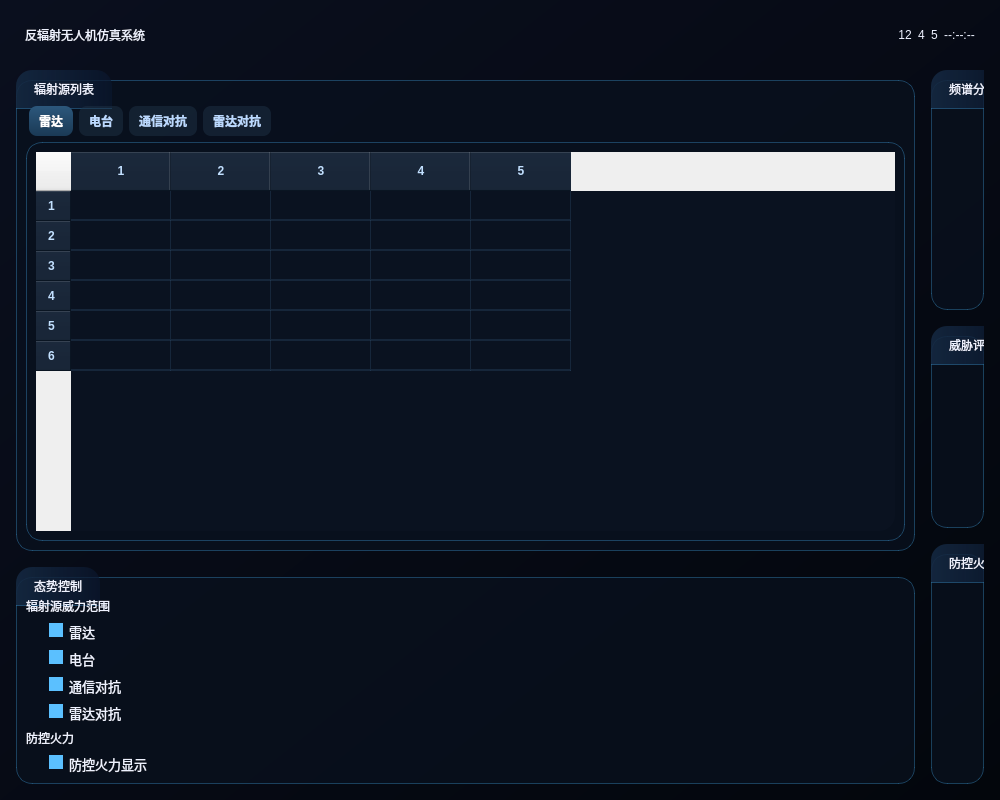
<?xml version="1.0" encoding="UTF-8"?>
<ui version="4.0">
 <class>SituationAnalysis</class>
 <widget class="QMainWindow" name="SituationAnalysis">
  <property name="geometry">
   <rect>
    <x>0</x>
    <y>0</y>
    <width>1000</width>
    <height>800</height>
   </rect>
  </property>
  <property name="windowTitle">
   <string>反辐射无人机仿真系统 - 态势分析</string>
  </property>
  <property name="styleSheet">
   <string notr="true">QMainWindow {
    background: qlineargradient(x1:0, y1:0, x2:1, y2:1, stop:0 #0a0f1e, stop:1 #03060c);
    color: #eef2ff;
    font-family: 'Inter', 'Microsoft YaHei', sans-serif;
}

/* 卡片样式 */
QGroupBox {
    background: rgba(8, 16, 30, 190);
    border: 1px solid rgba(72, 187, 255, 77);
    border-radius: 16px;
    margin-top: 10px;
    padding-top: 10px;
}

QGroupBox::title {
    subcontrol-origin: margin;
    subcontrol-position: top left;
    padding: 12px 16px;
    background: qlineargradient(x1:0, y1:0, x2:1, y2:0, stop:0 rgba(20, 40, 65, 230), stop:1 rgba(10, 22, 45, 180));
    color: #eef2ff;
    font-weight: 600;
    font-size: 1rem;
    border-bottom: 1px solid rgba(72, 187, 255, 77);
    border-top-left-radius: 16px;
    border-top-right-radius: 16px;
}

/* 表格样式 */
QTableWidget {
    background: rgba(12, 22, 40, 77);
    border: none;
    gridline-color: rgba(72, 120, 160, 51);
    selection-background-color: rgba(30, 70, 110, 102);
    font-size: 13px;
    border-bottom-left-radius: 16px;
    border-bottom-right-radius: 16px;
}

QTableWidget::item {
    padding: 10px 12px;
    border-bottom: 1px solid rgba(72, 120, 160, 51);
}

QTableWidget::item:selected {
    background-color: rgba(30, 70, 110, 153);
}

QTableWidget::item:hover {
    background-color: rgba(30, 70, 110, 102);
}

QHeaderView::section {
    background: rgba(12, 26, 45, 230);
    color: #c2e0ff;
    font-weight: 600;
    padding: 10px 12px;
    border-bottom: 1px solid rgba(72, 187, 255, 102);
    font-size: 12px;
}

/* 标签页样式 */
QTabWidget::pane {
    border: 1px solid rgba(72, 187, 255, 77);
    border-radius: 16px;
    background: rgba(8, 16, 30, 190);
}

QTabBar::tab {
    background: rgba(30, 50, 70, 128);
    color: #bbd9ff;
    padding: 8px 10px;
    margin: 6px 3px;
    border-radius: 8px;
    font-size: 12px;
    font-weight: 500;
}

QTabBar::tab:selected {
    background: qlineargradient(x1:0, y1:0, x2:0, y2:1, stop:0 #2c577c, stop:1 #1a3a55);
    color: #fff;
    box-shadow: 0 2px 8px rgba(91, 192, 255, 77);
}

QTabBar::tab:hover {
    background: rgba(50, 80, 110, 153);
}

QTabBar::QToolButton {
    background: rgba(30, 50, 70, 130);
    color: #bbd9ff;
}

/* 按钮样式 */
QPushButton {
    background: rgba(30, 50, 70, 128);
    color: #bbd9ff;
    border: none;
    border-radius: 8px;
    padding: 8px 16px;
    font-size: 11px;
}

QPushButton:hover {
    background: rgba(50, 80, 110, 153);
}

QPushButton:pressed {
    background: rgba(20, 40, 60, 204);
}

/* 复选框样式 - 开关样式 */
QCheckBox {
    color: #eef2ff;
    font-size: 13px;
    spacing: 6px;
}

QCheckBox::indicator {
    width: 40px;
    height: 20px;
    border-radius: 10px;
    background: rgba(30, 50, 70, 204);
}

QCheckBox::indicator:unchecked {
    background: rgba(30, 50, 70, 204);
}

QCheckBox::indicator:checked {
    background: rgba(91, 192, 255, 128);
}

QCheckBox::indicator:checked:hover {
    background: rgba(91, 192, 255, 153);
}

QCheckBox::indicator::after {
    content: "";
    position: absolute;
    width: 14px;
    height: 14px;
    left: 3px;
    bottom: 3px;
    background: #8E9CB9;
    border-radius: 50%;
    transition: 0.3s;
}

QCheckBox::indicator:checked::after {
    left: 23px;
    background: #5BC0FF;
}

/* 进度条样式 */
QProgressBar {
    border: none;
    background: rgba(0, 0, 0, 77);
    border-radius: 3px;
    text-align: center;
    color: #5BC0FF;
    font-weight: 500;
}

QProgressBar::chunk {
    background: qlineargradient(x1:0, y1:0, x2:1, y2:0, stop:0 #5BC0FF, stop:1 #2E8B57);
    border-radius: 3px;
}

/* 标签样式 */
QLabel {
    color: #eef2ff;
    font-size: 12px;
}

QLabel[objectName^="stat"] {
    font-size: 22px;
    font-weight: 700;
    color: #5BC0FF;
}

QLabel[objectName^="title"] {
    font-size: 24px;
    font-weight: 600;
    background: qlineargradient(x1:0, y1:0, x2:1, y2:0, stop:0 #FFFFFF, stop:1 #80CFFF);
    color: transparent;
    background-clip: text;
}

/* 滚动条样式 */
QScrollBar:vertical {
    width: 6px;
    background: rgba(0, 0, 0, 51);
    border-radius: 3px;
}

QScrollBar::handle:vertical {
    background: rgba(91, 192, 255, 77);
    border-radius: 3px;
    min-height: 30px;
}

QScrollBar::handle:vertical:hover {
    background: rgba(91, 192, 255, 128);
}

QScrollBar::add-line:vertical, QScrollBar::sub-line:vertical {
    height: 0px;
}

QScrollBar:horizontal {
    height: 6px;
    background: rgba(0, 0, 0, 51);
    border-radius: 3px;
}

QScrollBar::handle:horizontal {
    background: rgba(91, 192, 255, 77);
    border-radius: 3px;
    min-width: 30px;
}

QScrollBar::handle:horizontal:hover {
    background: rgba(91, 192, 255, 128);
}

/* 分组标题样式 */
QWidget[objectName="headerWidget"] {
    background: rgba(12, 20, 35, 204);
    border: 1px solid rgba(72, 187, 255, 77);
    border-radius: 16px;
}</string>
  </property>
  <widget class="QWidget" name="centralwidget">
   <layout class="QGridLayout" name="gridLayout">
    <property name="spacing">
     <number>16</number>
    </property>
    <property name="leftMargin">
     <number>16</number>
    </property>
    <property name="topMargin">
     <number>16</number>
    </property>
    <property name="rightMargin">
     <number>16</number>
    </property>
    <property name="bottomMargin">
     <number>16</number>
    </property>
    <!-- 头部区域 -->
    <item row="0" column="0" colspan="2">
     <widget class="QWidget" name="headerWidget" native="true">
      <layout class="QHBoxLayout" name="horizontalLayout">
       <item>
        <widget class="QLabel" name="titleLabel">
         <property name="text">
          <string>反辐射无人机仿真系统</string>
         </property>
         <property name="objectName">
          <string>titleLabel</string>
         </property>
        </widget>
       </item>
       <item>
        <spacer name="horizontalSpacer">
         <property name="orientation">
          <enum>Qt::Horizontal</enum>
         </property>
         <property name="sizeHint" stdset="0">
          <size>
           <width>40</width>
           <height>20</height>
          </size>
         </property>
        </spacer>
       </item>
       <item>
        <widget class="QLabel" name="totalTargetsLabel">
         <property name="text">
          <string>12</string>
         </property>
         <property name="alignment">
          <set>Qt::AlignCenter</set>
         </property>
         <property name="objectName">
          <string>statLabel</string>
         </property>
        </widget>
       </item>
       <item>
        <widget class="QLabel" name="highThreatLabel">
         <property name="text">
          <string>4</string>
         </property>
         <property name="alignment">
          <set>Qt::AlignCenter</set>
         </property>
         <property name="objectName">
          <string>statLabel</string>
         </property>
        </widget>
       </item>
       <item>
        <widget class="QLabel" name="firepowerCountLabel">
         <property name="text">
          <string>5</string>
         </property>
         <property name="alignment">
          <set>Qt::AlignCenter</set>
         </property>
         <property name="objectName">
          <string>statLabel</string>
         </property>
        </widget>
       </item>
       <item>
        <widget class="QLabel" name="currentTimeLabel">
         <property name="text">
          <string>--:--:--</string>
         </property>
         <property name="alignment">
          <set>Qt::AlignCenter</set>
         </property>
         <property name="objectName">
          <string>statLabel</string>
         </property>
        </widget>
       </item>
      </layout>
     </widget>
    </item>
    <!-- 左侧区域 -->
    <item row="1" column="0">
     <layout class="QVBoxLayout" name="leftLayout">
      <property name="spacing">
       <number>16</number>
      </property>
      <!-- 辐射源列表 -->
      <item>
       <widget class="QGroupBox" name="radarSourceGroup">
        <property name="title">
         <string>辐射源列表</string>
        </property>
        <layout class="QVBoxLayout" name="verticalLayout_2">
         <item>
          <widget class="QTabWidget" name="radarSourceTabs">
           <property name="tabPosition">
            <enum>QTabWidget::North</enum>
           </property>
           <property name="tabShape">
            <enum>QTabWidget::Rounded</enum>
           </property>
           <widget class="QWidget" name="radarTab">
            <attribute name="title">
             <string>雷达</string>
            </attribute>
            <layout class="QVBoxLayout" name="verticalLayout_3">
             <item>
              <widget class="QTableWidget" name="radarSourceTable">
               <property name="rowCount">
                <number>6</number>
               </property>
               <property name="columnCount">
                <number>5</number>
               </property>
              </widget>
             </item>
            </layout>
           </widget>
           <widget class="QWidget" name="commTab">
            <attribute name="title">
             <string>电台</string>
            </attribute>
            <layout class="QVBoxLayout" name="verticalLayout_4">
             <item>
              <widget class="QTableWidget" name="commSourceTable">
               <property name="rowCount">
                <number>3</number>
               </property>
               <property name="columnCount">
                <number>5</number>
               </property>
              </widget>
             </item>
            </layout>
           </widget>
           <widget class="QWidget" name="commJammerTab">
            <attribute name="title">
             <string>通信对抗</string>
            </attribute>
            <layout class="QVBoxLayout" name="verticalLayout_5">
             <item>
              <widget class="QTableWidget" name="commJammerTable">
               <property name="rowCount">
                <number>2</number>
               </property>
               <property name="columnCount">
                <number>5</number>
               </property>
              </widget>
             </item>
            </layout>
           </widget>
           <widget class="QWidget" name="radarJammerTab">
            <attribute name="title">
             <string>雷达对抗</string>
            </attribute>
            <layout class="QVBoxLayout" name="verticalLayout_6">
             <item>
              <widget class="QTableWidget" name="radarJammerTable">
               <property name="rowCount">
                <number>1</number>
               </property>
               <property name="columnCount">
                <number>5</number>
               </property>
              </widget>
             </item>
            </layout>
           </widget>
          </widget>
         </item>
        </layout>
       </widget>
      </item>
      <!-- 态势控制 -->
      <item>
       <widget class="QGroupBox" name="situationControlGroup">
        <property name="title">
         <string>态势控制</string>
        </property>
        <layout class="QVBoxLayout" name="verticalLayout_7">
         <item>
          <widget class="QLabel" name="label">
           <property name="text">
            <string>辐射源威力范围</string>
           </property>
          </widget>
         </item>
         <item>
          <widget class="QCheckBox" name="showRadarCheck">
           <property name="text">
            <string>雷达</string>
           </property>
           <property name="checked">
            <bool>true</bool>
           </property>
          </widget>
         </item>
         <item>
          <widget class="QCheckBox" name="showCommCheck">
           <property name="text">
            <string>电台</string>
           </property>
           <property name="checked">
            <bool>true</bool>
           </property>
          </widget>
         </item>
         <item>
          <widget class="QCheckBox" name="showCommJammerCheck">
           <property name="text">
            <string>通信对抗</string>
           </property>
           <property name="checked">
            <bool>true</bool>
           </property>
          </widget>
         </item>
         <item>
          <widget class="QCheckBox" name="showRadarJammerCheck">
           <property name="text">
            <string>雷达对抗</string>
           </property>
           <property name="checked">
            <bool>true</bool>
           </property>
          </widget>
         </item>
         <item>
          <widget class="QLabel" name="label_2">
           <property name="text">
            <string>防控火力</string>
           </property>
          </widget>
         </item>
         <item>
          <widget class="QCheckBox" name="showFirepowerCheck">
           <property name="text">
            <string>防控火力显示</string>
           </property>
           <property name="checked">
            <bool>true</bool>
           </property>
          </widget>
         </item>
        </layout>
       </widget>
      </item>
     </layout>
    </item>
    <!-- 右侧区域 -->
    <item row="1" column="1">
     <layout class="QVBoxLayout" name="rightLayout">
      <property name="spacing">
       <number>16</number>
      </property>
      <!-- 频谱分析 -->
      <item>
       <widget class="QGroupBox" name="spectrumGroup">
        <property name="title">
         <string>频谱分析</string>
        </property>
        <layout class="QVBoxLayout" name="verticalLayout_8">
         <item>
          <widget class="QWidget" name="spectrumWidget" native="true">
           <property name="minimumSize">
            <size>
             <width>0</width>
             <height>200</height>
            </size>
           </property>
          </widget>
         </item>
        </layout>
       </widget>
      </item>
      <!-- 威胁评估 -->
      <item>
       <widget class="QGroupBox" name="threatGroup">
        <property name="title">
         <string>威胁评估</string>
        </property>
        <layout class="QVBoxLayout" name="verticalLayout_9">
         <item>
          <widget class="QWidget" name="threatWidget" native="true">
           <property name="minimumSize">
            <size>
             <width>0</width>
             <height>150</height>
            </size>
           </property>
          </widget>
         </item>
        </layout>
       </widget>
      </item>
      <!-- 防控火力 -->
      <item>
       <widget class="QGroupBox" name="firepowerGroup">
        <property name="title">
         <string>防控火力</string>
        </property>
        <layout class="QVBoxLayout" name="verticalLayout_10">
         <item>
          <widget class="QWidget" name="firepowerWidget" native="true">
           <property name="minimumSize">
            <size>
             <width>0</width>
             <height>200</height>
            </size>
           </property>
          </widget>
         </item>
        </layout>
       </widget>
      </item>
     </layout>
    </item>
   </layout>
  </widget>
 </widget>
 <resources/>
 <connections/>
</ui>
